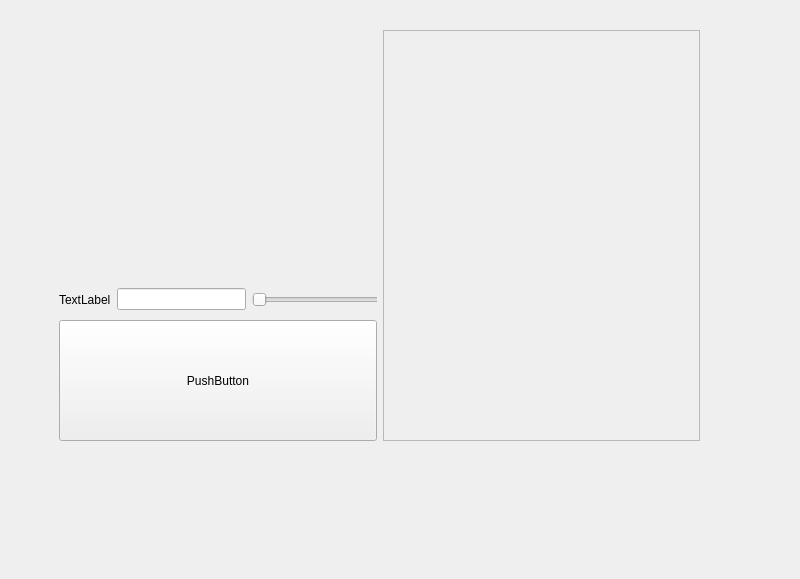
<?xml version="1.0" encoding="UTF-8"?>
<ui version="4.0">
 <class>SimulationView</class>
 <widget class="QWidget" name="SimulationView">
  <property name="geometry">
   <rect>
    <x>0</x>
    <y>0</y>
    <width>800</width>
    <height>579</height>
   </rect>
  </property>
  <property name="windowTitle">
   <string>Form</string>
  </property>
  <widget class="QWidget" name="gridLayoutWidget">
   <property name="geometry">
    <rect>
     <x>59</x>
     <y>30</y>
     <width>641</width>
     <height>411</height>
    </rect>
   </property>
   <layout class="QGridLayout" name="gridLayout">
    <item row="3" column="0">
     <widget class="QPushButton" name="pushButton">
      <property name="sizePolicy">
       <sizepolicy hsizetype="Preferred" vsizetype="Preferred">
        <horstretch>0</horstretch>
        <verstretch>0</verstretch>
       </sizepolicy>
      </property>
      <property name="text">
       <string>PushButton</string>
      </property>
     </widget>
    </item>
    <item row="0" column="1" rowspan="4">
     <widget class="QFrame" name="frame">
      <property name="frameShape">
       <enum>QFrame::StyledPanel</enum>
      </property>
      <property name="frameShadow">
       <enum>QFrame::Raised</enum>
      </property>
     </widget>
    </item>
    <item row="2" column="0">
     <widget class="QWidget" name="widget" native="true">
      <property name="sizePolicy">
       <sizepolicy hsizetype="Minimum" vsizetype="Fixed">
        <horstretch>0</horstretch>
        <verstretch>0</verstretch>
       </sizepolicy>
      </property>
      <property name="minimumSize">
       <size>
        <width>0</width>
        <height>30</height>
       </size>
      </property>
      <widget class="QWidget" name="horizontalLayoutWidget">
       <property name="geometry">
        <rect>
         <x>0</x>
         <y>0</y>
         <width>321</width>
         <height>31</height>
        </rect>
       </property>
       <layout class="QHBoxLayout" name="horizontalLayout">
        <item>
         <widget class="QLabel" name="label">
          <property name="text">
           <string>TextLabel</string>
          </property>
         </widget>
        </item>
        <item>
         <widget class="QLineEdit" name="lineEdit"/>
        </item>
        <item>
         <widget class="QSlider" name="horizontalSlider">
          <property name="orientation">
           <enum>Qt::Horizontal</enum>
          </property>
         </widget>
        </item>
       </layout>
      </widget>
     </widget>
    </item>
   </layout>
  </widget>
 </widget>
 <resources/>
 <connections/>
</ui>
